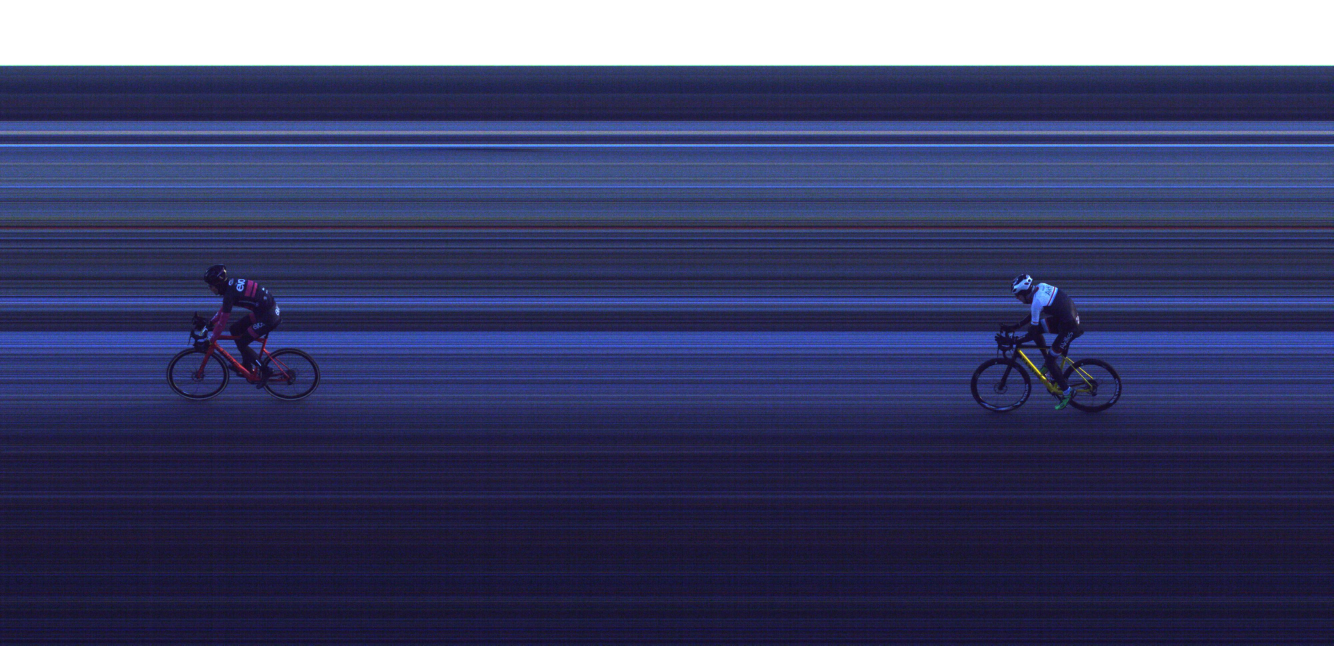
#> input picture test_images/2-dark.jpg, 4000 x 1936 px, found by its file name (shown at 1/3 size)
$ python test2.py
#> lines starting #> are read from the running program, lines starting #| are printed output that depends on the picture; after the words box and inside, x2 and y2 are one past the last pixel; in counts of white or black regions, pixels touching at a corner belong together
import cv2
import numpy as np
import math

img = cv2.imread('test_images\\2-dark.jpg',cv2.IMREAD_GRAYSCALE)
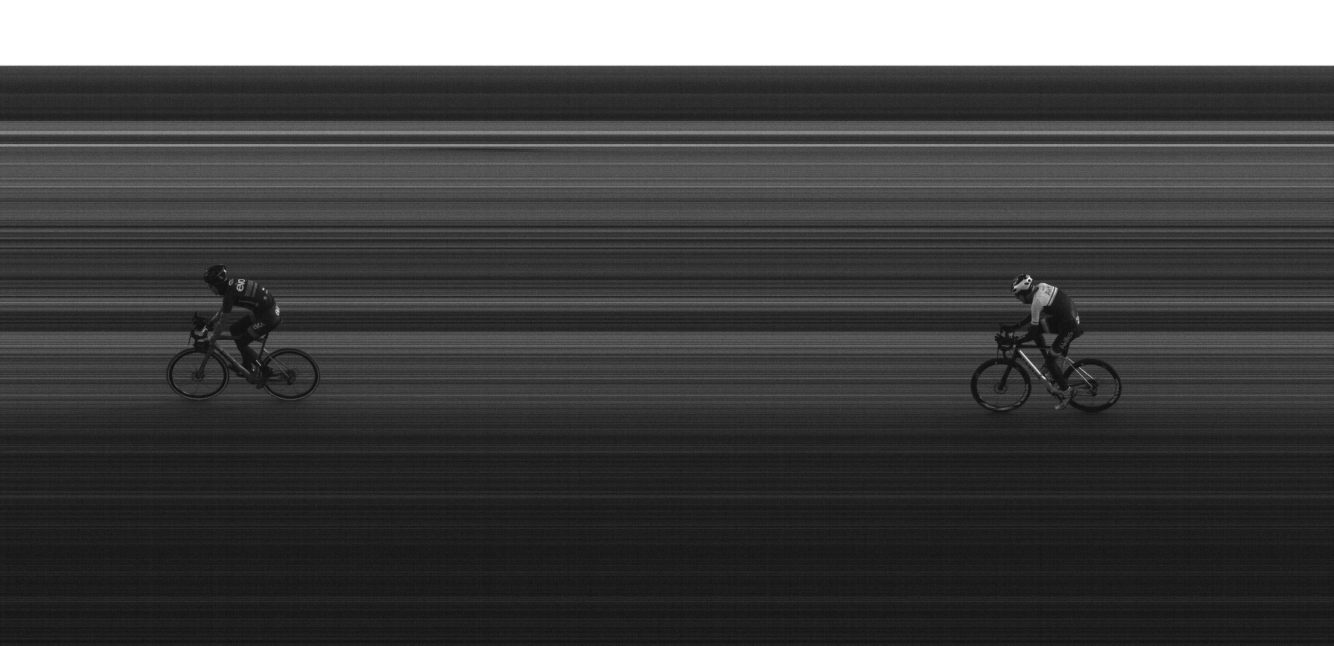
#> img: shape (1936, 4000) (shown at 1/3 size); min 6, max 255, mean 70.7

img = cv2.resize(img,(0,0),fx=0.25, fy=0.25)
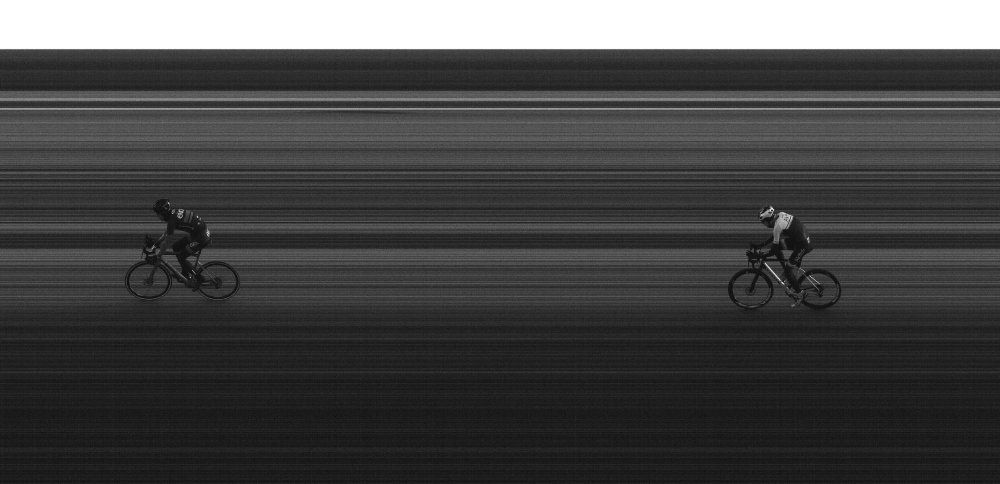
#> img: shape (484, 1000); min 14, max 255, mean 70.8

img = cv2.convertScaleAbs(img, alpha=10, beta=10)
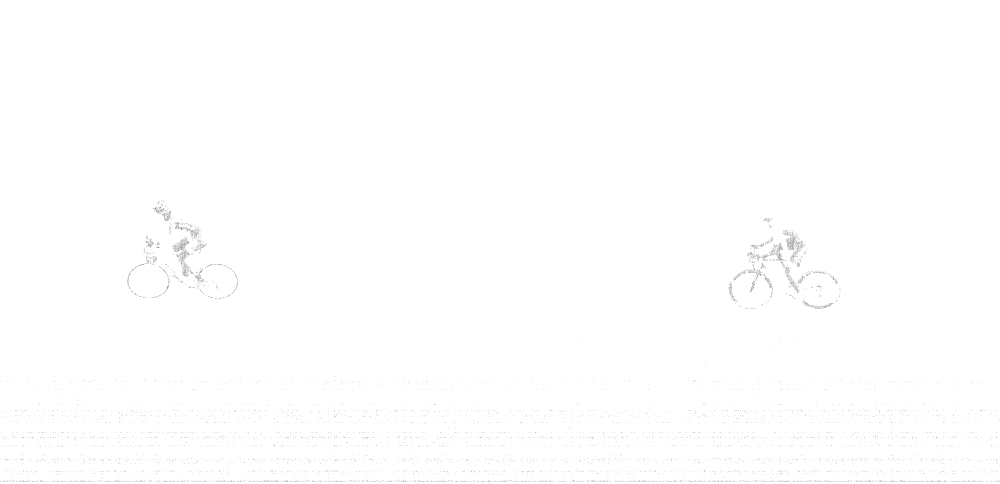
#> img: shape (484, 1000); min 150, max 255, mean 254.4
cv2.imshow("img",img)

img = cv2.bitwise_not(img)
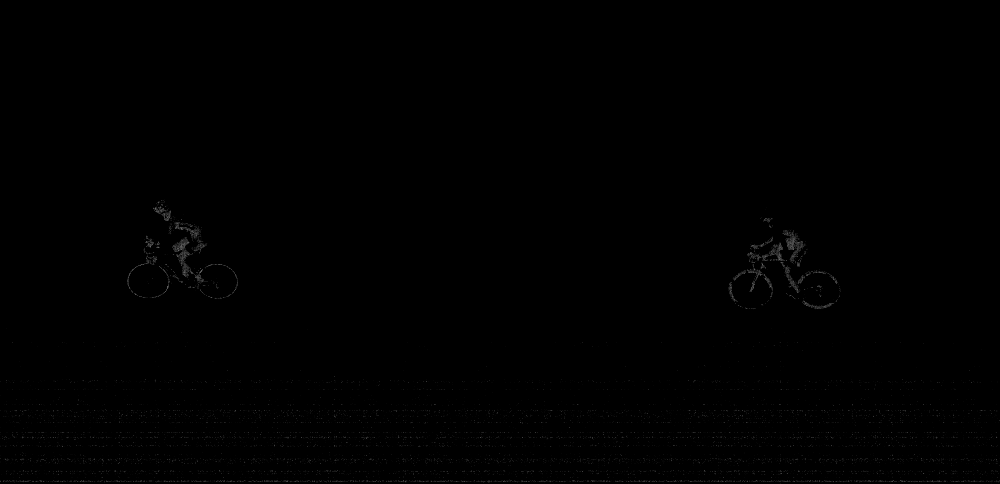
#> img: shape (484, 1000); min 0, max 105, mean 0.6


th2 = cv2.adaptiveThreshold(img,255, cv2.ADAPTIVE_THRESH_MEAN_C,cv2.THRESH_BINARY,15,-2)
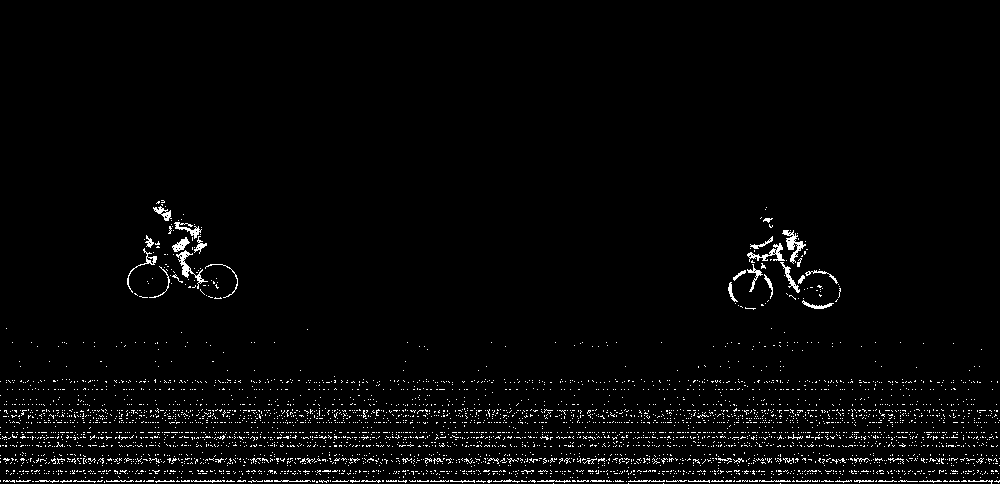
#> th2: shape (484, 1000); 2.5% white in thin lines or dots, all inside (x1, y1, x2, y2) = (0, 200, 1000, 484)
cv2.imshow("th2", th2)
# cv2.imwrite("th2.jpg", th2)
cv2.waitKey(0)
cv2.destroyAllWindows()

horizontal = th2
vertical = th2
rows,cols = horizontal.shape
#> rows = 484; cols = 1000

#inverse the image, so that lines are black for masking
horizontal_inv = cv2.bitwise_not(horizontal)
#perform bitwise_and to mask the lines with provided mask
masked_img = cv2.bitwise_and(img, img, mask=horizontal_inv)
#reverse the image back to normal
masked_img_inv = cv2.bitwise_not(masked_img)
cv2.imshow("masked img", masked_img_inv)
# cv2.imwrite("result2.jpg", masked_img_inv)
cv2.waitKey(0)
cv2.destroyAllWindows()

horizontalsize = int(cols / 30)
#> horizontalsize = 33
horizontalStructure = cv2.getStructuringElement(cv2.MORPH_RECT, (horizontalsize,1))
horizontal = cv2.erode(horizontal, horizontalStructure, (-1, -1))
#> horizontal: shape (484, 1000); every value is 0
horizontal = cv2.dilate(horizontal, horizontalStructure, (-1, -1))


cv2.imshow("horizontal", horizontal)
# cv2.imwrite("horizontal.jpg", horizontal)
cv2.waitKey(0)
cv2.destroyAllWindows()
